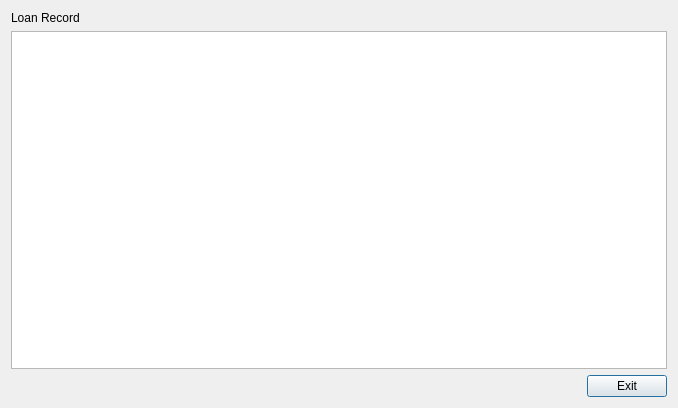
<?xml version="1.0" encoding="UTF-8"?>
<ui version="4.0">
 <class>QtLoanRecordView</class>
 <widget class="QDialog" name="QtLoanRecordView">
  <property name="geometry">
   <rect>
    <x>0</x>
    <y>0</y>
    <width>678</width>
    <height>408</height>
   </rect>
  </property>
  <property name="windowTitle">
   <string>QtLoanRecordView</string>
  </property>
  <layout class="QVBoxLayout" name="verticalLayout">
   <item>
    <widget class="QLabel" name="title">
     <property name="text">
      <string>Loan Record</string>
     </property>
    </widget>
   </item>
   <item>
    <widget class="QTableView" name="LoanRecordView"/>
   </item>
   <item>
    <layout class="QHBoxLayout" name="horizontalLayout">
     <item>
      <spacer name="horizontalSpacer">
       <property name="orientation">
        <enum>Qt::Horizontal</enum>
       </property>
       <property name="sizeHint" stdset="0">
        <size>
         <width>40</width>
         <height>20</height>
        </size>
       </property>
      </spacer>
     </item>
     <item>
      <widget class="QPushButton" name="Exit">
       <property name="text">
        <string>Exit</string>
       </property>
      </widget>
     </item>
    </layout>
   </item>
  </layout>
 </widget>
 <layoutdefault spacing="6" margin="11"/>
 <resources/>
 <connections>
  <connection>
   <sender>Exit</sender>
   <signal>clicked()</signal>
   <receiver>QtLoanRecordView</receiver>
   <slot>hide()</slot>
   <hints>
    <hint type="sourcelabel">
     <x>576</x>
     <y>389</y>
    </hint>
    <hint type="destinationlabel">
     <x>480</x>
     <y>387</y>
    </hint>
   </hints>
  </connection>
 </connections>
</ui>
